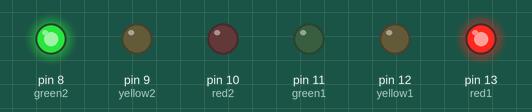
A sketch run on a simulated Arduino Uno, built with avr-gcc and run on an emulated ATmega328P. On the bench: output pins drawn as LEDs (lit = HIGH).

Above: at 1.5 s.
At 3.5 s:
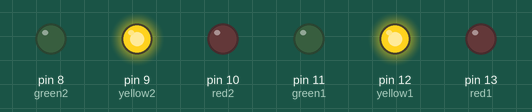
At 5.5 s:
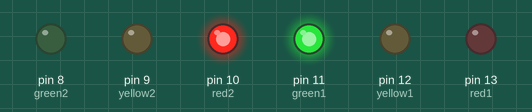
Timing chart, 0 to 10.4 s (numbered marks = the images above):
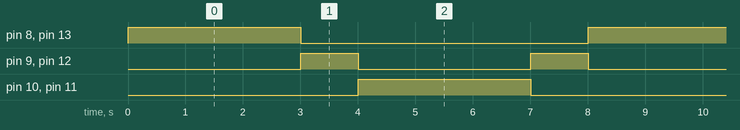

The sketch:

Traffic_Light_Code.ino
```cpp
// For First Traffic Signal
#define red1 13
#define green1 11
#define yellow1 12

// For Second Traffic Signal
#define red2 10
#define green2 8
#define yellow2 9

void setup() {
  pinMode(red1, OUTPUT);
  pinMode(yellow1, OUTPUT);
  pinMode(green1, OUTPUT);

  pinMode(red2, OUTPUT);
  pinMode(yellow2, OUTPUT);
  pinMode(green2, OUTPUT);

  digitalWrite(red1, LOW);
  digitalWrite(yellow1, LOW);
  digitalWrite(green1, LOW);
  digitalWrite(red2, LOW);
  digitalWrite(yellow2, LOW);
  digitalWrite(green2, LOW);


}

void loop() {
  //  Calling Function...
  Traffic_Signals();
}

// Creating a Function for Traffic Signals

void Traffic_Signals()
{
  //Turn OFF both Yellow Signals and Turn ON Red1 signal and Green2 Signal
  digitalWrite(yellow1, LOW);
  digitalWrite(yellow2, LOW);
  digitalWrite(red1, HIGH);
  digitalWrite(red2, LOW);
  digitalWrite(green1, LOW);
  digitalWrite(green2, HIGH);
  delay(3000);

  //Turn ON both Yellow Signals and Turn OFF Red1 signal and Green2 Signal
  digitalWrite(yellow1, HIGH);
  digitalWrite(yellow2, HIGH);
  digitalWrite(red1, LOW);
  digitalWrite(red2, LOW);
  digitalWrite(green2, LOW);
  digitalWrite(green1, LOW);
  delay(1000);

  //Turn OFF both Yellow Signals and Turn ON Red2 signal and Green1 Signal
  digitalWrite(yellow1, LOW);
  digitalWrite(yellow2, LOW);
  digitalWrite(red1, LOW);
  digitalWrite(red2, HIGH);
  digitalWrite(green2, LOW);
  digitalWrite(green1, HIGH);
  delay(3000);

  //Turn ON both Yellow Signals and Turn OFF Red2 signal and Green1 Signal
  digitalWrite(yellow1, HIGH);
  digitalWrite(yellow2, HIGH);
  digitalWrite(red1, LOW);
  digitalWrite(red2, LOW);
  digitalWrite(green2, LOW);
  digitalWrite(green1, LOW);
  delay(1000);

}
```

Measured:
- by itself, pin 8 (green2), pin 10 (red2), pin 11 (green1), pin 13 (red1): alternates HIGH for 3.0 s and LOW for 5.0 s
- by itself, pin 9 (yellow2), pin 12 (yellow1): alternates HIGH for 1.0 s and LOW for 3.0 s
- by itself, everything shown: repeats every 8.0 s, in 4 steps
